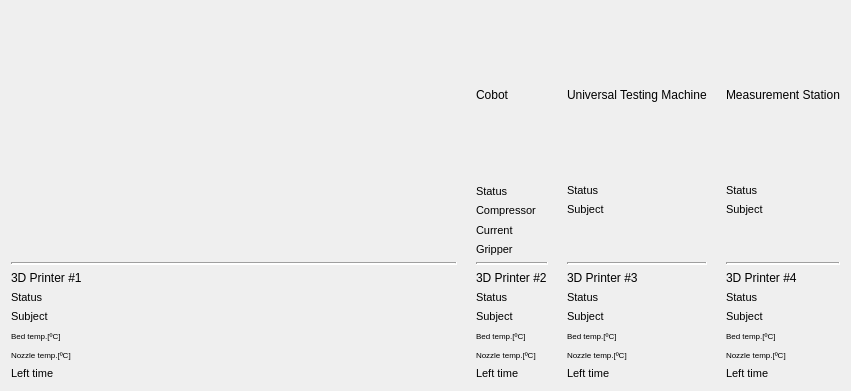
   <widget class="QWidget" name="gridLayoutWidget_4">
    <property name="geometry">
     <rect>
      <x>850</x>
      <y>1120</y>
      <width>851</width>
      <height>391</height>
     </rect>
    </property>
    <layout class="QGridLayout" name="gridLayout_5" rowstretch="1,0,0,0,0,0" columnstretch="8,0,0,0,0,0,0">
     <item row="2" column="1">
      <widget class="QLabel" name="label_3">
       <property name="text">
        <string/>
       </property>
      </widget>
     </item>
     <item row="3" column="2">
      <widget class="Line" name="line_4">
       <property name="lineWidth">
        <number>2</number>
       </property>
       <property name="orientation">
        <enum>Qt::Horizontal</enum>
       </property>
      </widget>
     </item>
     <item row="5" column="4">
      <layout class="QGridLayout" name="TDP3_grid">
       <item row="1" column="0">
        <widget class="QLabel" name="label_57">
         <property name="font">
          <font>
           <family>Arial</family>
           <pointsize>8</pointsize>
          </font>
         </property>
         <property name="text">
          <string>Subject</string>
         </property>
        </widget>
       </item>
       <item row="0" column="0">
        <widget class="QLabel" name="label_58">
         <property name="font">
          <font>
           <family>Arial</family>
           <pointsize>8</pointsize>
          </font>
         </property>
         <property name="text">
          <string>Status</string>
         </property>
        </widget>
       </item>
       <item row="0" column="1">
        <widget class="QLabel" name="TDP3_status1">
         <property name="font">
          <font>
           <family>Arial</family>
           <pointsize>8</pointsize>
          </font>
         </property>
         <property name="text">
          <string/>
         </property>
         <property name="alignment">
          <set>Qt::AlignCenter</set>
         </property>
         <property name="wordWrap">
          <bool>true</bool>
         </property>
        </widget>
       </item>
       <item row="2" column="1">
        <widget class="QLabel" name="TDP3_bed1">
         <property name="font">
          <font>
           <family>Arial</family>
           <pointsize>8</pointsize>
          </font>
         </property>
         <property name="text">
          <string/>
         </property>
         <property name="alignment">
          <set>Qt::AlignCenter</set>
         </property>
         <property name="wordWrap">
          <bool>true</bool>
         </property>
        </widget>
       </item>
       <item row="1" column="1">
        <widget class="QLabel" name="TDP3_SN1">
         <property name="font">
          <font>
           <family>Arial</family>
           <pointsize>8</pointsize>
          </font>
         </property>
         <property name="text">
          <string/>
         </property>
         <property name="alignment">
          <set>Qt::AlignCenter</set>
         </property>
         <property name="wordWrap">
          <bool>true</bool>
         </property>
        </widget>
       </item>
       <item row="2" column="0">
        <widget class="QLabel" name="label_62">
         <property name="font">
          <font>
           <family>Arial</family>
           <pointsize>6</pointsize>
          </font>
         </property>
         <property name="text">
          <string>Bed temp.[ºC]</string>
         </property>
        </widget>
       </item>
       <item row="4" column="1">
        <widget class="QLabel" name="TDP3_time1">
         <property name="font">
          <font>
           <family>Arial</family>
           <pointsize>8</pointsize>
          </font>
         </property>
         <property name="text">
          <string/>
         </property>
         <property name="alignment">
          <set>Qt::AlignCenter</set>
         </property>
         <property name="wordWrap">
          <bool>true</bool>
         </property>
        </widget>
       </item>
       <item row="3" column="1">
        <widget class="QLabel" name="TDP3_nozzle1">
         <property name="font">
          <font>
           <family>Arial</family>
           <pointsize>8</pointsize>
          </font>
         </property>
         <property name="text">
          <string/>
         </property>
         <property name="alignment">
          <set>Qt::AlignCenter</set>
         </property>
         <property name="wordWrap">
          <bool>true</bool>
         </property>
        </widget>
       </item>
       <item row="3" column="0">
        <widget class="QLabel" name="label_65">
         <property name="font">
          <font>
           <family>Arial</family>
           <pointsize>6</pointsize>
          </font>
         </property>
         <property name="text">
          <string>Nozzle temp.[ºC]</string>
         </property>
        </widget>
       </item>
       <item row="4" column="0">
        <widget class="QLabel" name="label_66">
         <property name="font">
          <font>
           <family>Arial</family>
           <pointsize>8</pointsize>
          </font>
         </property>
         <property name="text">
          <string>Left time</string>
         </property>
        </widget>
       </item>
      </layout>
     </item>
     <item row="2" column="2">
      <layout class="QGridLayout" name="Cobot_grid">
       <item row="2" column="0">
        <widget class="QLabel" name="label_37">
         <property name="font">
          <font>
           <family>Arial</family>
           <pointsize>8</pointsize>
          </font>
         </property>
         <property name="text">
          <string>Current</string>
         </property>
        </widget>
       </item>
       <item row="0" column="0">
        <widget class="QLabel" name="label_38">
         <property name="font">
          <font>
           <family>Arial</family>
           <pointsize>8</pointsize>
          </font>
         </property>
         <property name="text">
          <string>Status</string>
         </property>
        </widget>
       </item>
       <item row="2" column="1">
        <widget class="QLabel" name="Cobot_current1">
         <property name="font">
          <font>
           <family>Arial</family>
           <pointsize>8</pointsize>
          </font>
         </property>
         <property name="text">
          <string/>
         </property>
         <property name="alignment">
          <set>Qt::AlignCenter</set>
         </property>
         <property name="wordWrap">
          <bool>true</bool>
         </property>
        </widget>
       </item>
       <item row="0" column="1">
        <widget class="QLabel" name="Cobot_status1">
         <property name="font">
          <font>
           <family>Arial</family>
           <pointsize>8</pointsize>
          </font>
         </property>
         <property name="text">
          <string/>
         </property>
         <property name="alignment">
          <set>Qt::AlignCenter</set>
         </property>
         <property name="wordWrap">
          <bool>true</bool>
         </property>
        </widget>
       </item>
       <item row="1" column="1">
        <widget class="QLabel" name="Cobot_comp1">
         <property name="font">
          <font>
           <family>Arial</family>
           <pointsize>8</pointsize>
          </font>
         </property>
         <property name="text">
          <string/>
         </property>
         <property name="alignment">
          <set>Qt::AlignCenter</set>
         </property>
         <property name="wordWrap">
          <bool>true</bool>
         </property>
        </widget>
       </item>
       <item row="3" column="1">
        <widget class="QLabel" name="Cobot_gripper1">
         <property name="font">
          <font>
           <family>Arial</family>
           <pointsize>8</pointsize>
          </font>
         </property>
         <property name="text">
          <string/>
         </property>
         <property name="alignment">
          <set>Qt::AlignCenter</set>
         </property>
         <property name="wordWrap">
          <bool>true</bool>
         </property>
        </widget>
       </item>
       <item row="3" column="0">
        <widget class="QLabel" name="label_44">
         <property name="font">
          <font>
           <family>Arial</family>
           <pointsize>8</pointsize>
          </font>
         </property>
         <property name="text">
          <string>Gripper</string>
         </property>
        </widget>
       </item>
       <item row="1" column="0">
        <widget class="QLabel" name="label_40">
         <property name="font">
          <font>
           <family>Arial</family>
           <pointsize>8</pointsize>
          </font>
         </property>
         <property name="text">
          <string>Compressor</string>
         </property>
        </widget>
       </item>
      </layout>
     </item>
     <item row="3" column="0">
      <widget class="Line" name="line_3">
       <property name="lineWidth">
        <number>2</number>
       </property>
       <property name="orientation">
        <enum>Qt::Horizontal</enum>
       </property>
      </widget>
     </item>
     <item row="5" column="0">
      <layout class="QGridLayout" name="TDP1_grid">
       <item row="1" column="0">
        <widget class="QLabel" name="label_17">
         <property name="font">
          <font>
           <family>Arial</family>
           <pointsize>8</pointsize>
          </font>
         </property>
         <property name="text">
          <string>Subject</string>
         </property>
        </widget>
       </item>
       <item row="0" column="0">
        <widget class="QLabel" name="label_14">
         <property name="font">
          <font>
           <family>Arial</family>
           <pointsize>8</pointsize>
          </font>
         </property>
         <property name="text">
          <string>Status</string>
         </property>
        </widget>
       </item>
       <item row="0" column="1">
        <widget class="QLabel" name="TDP1_status1">
         <property name="font">
          <font>
           <family>Arial</family>
           <pointsize>8</pointsize>
          </font>
         </property>
         <property name="frameShape">
          <enum>QFrame::NoFrame</enum>
         </property>
         <property name="frameShadow">
          <enum>QFrame::Plain</enum>
         </property>
         <property name="text">
          <string/>
         </property>
         <property name="alignment">
          <set>Qt::AlignCenter</set>
         </property>
         <property name="wordWrap">
          <bool>true</bool>
         </property>
        </widget>
       </item>
       <item row="2" column="1">
        <widget class="QLabel" name="TDP1_bed1">
         <property name="font">
          <font>
           <family>Arial</family>
           <pointsize>8</pointsize>
          </font>
         </property>
         <property name="text">
          <string/>
         </property>
         <property name="alignment">
          <set>Qt::AlignCenter</set>
         </property>
         <property name="wordWrap">
          <bool>true</bool>
         </property>
        </widget>
       </item>
       <item row="1" column="1">
        <widget class="QLabel" name="TDP1_SN1">
         <property name="font">
          <font>
           <family>Arial</family>
           <pointsize>8</pointsize>
          </font>
         </property>
         <property name="frameShape">
          <enum>QFrame::NoFrame</enum>
         </property>
         <property name="text">
          <string/>
         </property>
         <property name="alignment">
          <set>Qt::AlignCenter</set>
         </property>
         <property name="wordWrap">
          <bool>true</bool>
         </property>
        </widget>
       </item>
       <item row="2" column="0">
        <widget class="QLabel" name="label_13">
         <property name="font">
          <font>
           <family>Arial</family>
           <pointsize>6</pointsize>
          </font>
         </property>
         <property name="text">
          <string>Bed temp.[ºC]</string>
         </property>
        </widget>
       </item>
       <item row="4" column="1">
        <widget class="QLabel" name="TDP1_time1">
         <property name="font">
          <font>
           <family>Arial</family>
           <pointsize>8</pointsize>
          </font>
         </property>
         <property name="text">
          <string/>
         </property>
         <property name="alignment">
          <set>Qt::AlignCenter</set>
         </property>
         <property name="wordWrap">
          <bool>true</bool>
         </property>
        </widget>
       </item>
       <item row="3" column="1">
        <widget class="QLabel" name="TDP1_nozzle1">
         <property name="font">
          <font>
           <family>Arial</family>
           <pointsize>8</pointsize>
          </font>
         </property>
         <property name="text">
          <string/>
         </property>
         <property name="alignment">
          <set>Qt::AlignCenter</set>
         </property>
         <property name="wordWrap">
          <bool>true</bool>
         </property>
        </widget>
       </item>
       <item row="3" column="0">
        <widget class="QLabel" name="label_53">
         <property name="font">
          <font>
           <family>Arial</family>
           <pointsize>6</pointsize>
          </font>
         </property>
         <property name="text">
          <string>Nozzle temp.[ºC]</string>
         </property>
        </widget>
       </item>
       <item row="4" column="0">
        <widget class="QLabel" name="label_54">
         <property name="font">
          <font>
           <family>Arial</family>
           <pointsize>8</pointsize>
          </font>
         </property>
         <property name="text">
          <string>Left time</string>
         </property>
        </widget>
       </item>
      </layout>
     </item>
     <item row="4" column="0">
      <widget class="QLabel" name="label_29">
       <property name="sizePolicy">
        <sizepolicy hsizetype="Preferred" vsizetype="Fixed">
         <horstretch>0</horstretch>
         <verstretch>0</verstretch>
        </sizepolicy>
       </property>
       <property name="text">
        <string>3D Printer #1</string>
       </property>
      </widget>
     </item>
     <item row="2" column="0">
      <layout class="QGridLayout" name="AMR_grid">
       <item row="0" column="1">
        <widget class="QLabel" name="label_9">
         <property name="text">
          <string/>
         </property>
         <property name="alignment">
          <set>Qt::AlignCenter</set>
         </property>
        </widget>
       </item>
       <item row="0" column="0">
        <widget class="QLabel" name="label_8">
         <property name="text">
          <string/>
         </property>
        </widget>
       </item>
      </layout>
     </item>
     <item row="0" column="2">
      <widget class="QLabel" name="label_23">
       <property name="text">
        <string>Cobot</string>
       </property>
      </widget>
     </item>
     <item row="0" column="4">
      <widget class="QLabel" name="label_34">
       <property name="text">
        <string>Universal Testing Machine</string>
       </property>
       <property name="wordWrap">
        <bool>true</bool>
       </property>
      </widget>
     </item>
     <item row="4" column="6">
      <widget class="QLabel" name="label_25">
       <property name="text">
        <string>3D Printer #4</string>
       </property>
      </widget>
     </item>
     <item row="2" column="4">
      <layout class="QGridLayout" name="Instron_grid">
       <item row="1" column="0">
        <widget class="QLabel" name="label_99">
         <property name="font">
          <font>
           <family>Arial</family>
           <pointsize>8</pointsize>
          </font>
         </property>
         <property name="text">
          <string>Subject</string>
         </property>
        </widget>
       </item>
       <item row="2" column="1">
        <widget class="QLabel" name="label_98">
         <property name="text">
          <string/>
         </property>
         <property name="alignment">
          <set>Qt::AlignCenter</set>
         </property>
        </widget>
       </item>
       <item row="3" column="1">
        <widget class="QLabel" name="label_102">
         <property name="text">
          <string/>
         </property>
         <property name="alignment">
          <set>Qt::AlignCenter</set>
         </property>
        </widget>
       </item>
       <item row="3" column="0">
        <widget class="QLabel" name="label_103">
         <property name="text">
          <string/>
         </property>
        </widget>
       </item>
       <item row="1" column="1">
        <widget class="QLabel" name="Instron_SN1">
         <property name="font">
          <font>
           <family>Arial</family>
           <pointsize>8</pointsize>
          </font>
         </property>
         <property name="text">
          <string/>
         </property>
         <property name="alignment">
          <set>Qt::AlignCenter</set>
         </property>
         <property name="wordWrap">
          <bool>true</bool>
         </property>
        </widget>
       </item>
       <item row="0" column="1">
        <widget class="QLabel" name="Instron_status1">
         <property name="font">
          <font>
           <family>Arial</family>
           <pointsize>8</pointsize>
          </font>
         </property>
         <property name="text">
          <string/>
         </property>
         <property name="alignment">
          <set>Qt::AlignCenter</set>
         </property>
         <property name="wordWrap">
          <bool>true</bool>
         </property>
        </widget>
       </item>
       <item row="0" column="0">
        <widget class="QLabel" name="label_97">
         <property name="font">
          <font>
           <family>Arial</family>
           <pointsize>8</pointsize>
          </font>
         </property>
         <property name="text">
          <string>Status</string>
         </property>
        </widget>
       </item>
       <item row="2" column="0">
        <widget class="QLabel" name="label_96">
         <property name="text">
          <string/>
         </property>
        </widget>
       </item>
      </layout>
     </item>
     <item row="4" column="4">
      <widget class="QLabel" name="label_27">
       <property name="text">
        <string>3D Printer #3</string>
       </property>
      </widget>
     </item>
     <item row="4" column="2">
      <widget class="QLabel" name="label_28">
       <property name="text">
        <string>3D Printer #2</string>
       </property>
      </widget>
     </item>
     <item row="5" column="2">
      <layout class="QGridLayout" name="TDP2_grid">
       <item row="1" column="0">
        <widget class="QLabel" name="label_45">
         <property name="font">
          <font>
           <family>Arial</family>
           <pointsize>8</pointsize>
          </font>
         </property>
         <property name="text">
          <string>Subject</string>
         </property>
        </widget>
       </item>
       <item row="0" column="0">
        <widget class="QLabel" name="label_46">
         <property name="font">
          <font>
           <family>Arial</family>
           <pointsize>8</pointsize>
          </font>
         </property>
         <property name="text">
          <string>Status</string>
         </property>
        </widget>
       </item>
       <item row="0" column="1">
        <widget class="QLabel" name="TDP2_status1">
         <property name="font">
          <font>
           <family>Arial</family>
           <pointsize>8</pointsize>
          </font>
         </property>
         <property name="text">
          <string/>
         </property>
         <property name="alignment">
          <set>Qt::AlignCenter</set>
         </property>
         <property name="wordWrap">
          <bool>true</bool>
         </property>
        </widget>
       </item>
       <item row="2" column="1">
        <widget class="QLabel" name="TDP2_bed1">
         <property name="font">
          <font>
           <family>Arial</family>
           <pointsize>8</pointsize>
          </font>
         </property>
         <property name="text">
          <string/>
         </property>
         <property name="alignment">
          <set>Qt::AlignCenter</set>
         </property>
         <property name="wordWrap">
          <bool>true</bool>
         </property>
        </widget>
       </item>
       <item row="1" column="1">
        <widget class="QLabel" name="TDP2_SN1">
         <property name="font">
          <font>
           <family>Arial</family>
           <pointsize>8</pointsize>
          </font>
         </property>
         <property name="text">
          <string/>
         </property>
         <property name="alignment">
          <set>Qt::AlignCenter</set>
         </property>
         <property name="wordWrap">
          <bool>true</bool>
         </property>
        </widget>
       </item>
       <item row="2" column="0">
        <widget class="QLabel" name="label_50">
         <property name="font">
          <font>
           <family>Arial</family>
           <pointsize>6</pointsize>
          </font>
         </property>
         <property name="text">
          <string>Bed temp.[ºC]</string>
         </property>
        </widget>
       </item>
       <item row="4" column="1">
        <widget class="QLabel" name="TDP2_time1">
         <property name="font">
          <font>
           <family>Arial</family>
           <pointsize>8</pointsize>
          </font>
         </property>
         <property name="text">
          <string/>
         </property>
         <property name="alignment">
          <set>Qt::AlignCenter</set>
         </property>
         <property name="wordWrap">
          <bool>true</bool>
         </property>
        </widget>
       </item>
       <item row="3" column="1">
        <widget class="QLabel" name="TDP2_nozzle1">
         <property name="font">
          <font>
           <family>Arial</family>
           <pointsize>8</pointsize>
          </font>
         </property>
         <property name="text">
          <string/>
         </property>
         <property name="alignment">
          <set>Qt::AlignCenter</set>
         </property>
         <property name="wordWrap">
          <bool>true</bool>
         </property>
        </widget>
       </item>
       <item row="3" column="0">
        <widget class="QLabel" name="label_55">
         <property name="font">
          <font>
           <family>Arial</family>
           <pointsize>6</pointsize>
          </font>
         </property>
         <property name="text">
          <string>Nozzle temp.[ºC]</string>
         </property>
        </widget>
       </item>
       <item row="4" column="0">
        <widget class="QLabel" name="label_56">
         <property name="font">
          <font>
           <family>Arial</family>
           <pointsize>8</pointsize>
          </font>
         </property>
         <property name="text">
          <string>Left time</string>
         </property>
        </widget>
       </item>
      </layout>
     </item>
     <item row="2" column="6">
      <layout class="QGridLayout" name="OMM_grid">
       <item row="2" column="0">
        <widget class="QLabel" name="label_171">
         <property name="text">
          <string/>
         </property>
        </widget>
       </item>
       <item row="0" column="0">
        <widget class="QLabel" name="label_172">
         <property name="font">
          <font>
           <family>Arial</family>
           <pointsize>8</pointsize>
          </font>
         </property>
         <property name="text">
          <string>Status</string>
         </property>
        </widget>
       </item>
       <item row="2" column="1">
        <widget class="QLabel" name="label_173">
         <property name="text">
          <string/>
         </property>
         <property name="alignment">
          <set>Qt::AlignCenter</set>
         </property>
        </widget>
       </item>
       <item row="1" column="0">
        <widget class="QLabel" name="label_174">
         <property name="font">
          <font>
           <family>Arial</family>
           <pointsize>8</pointsize>
          </font>
         </property>
         <property name="text">
          <string>Subject</string>
         </property>
        </widget>
       </item>
       <item row="0" column="1">
        <widget class="QLabel" name="OMM_status1">
         <property name="font">
          <font>
           <family>Arial</family>
           <pointsize>8</pointsize>
          </font>
         </property>
         <property name="text">
          <string/>
         </property>
         <property name="alignment">
          <set>Qt::AlignCenter</set>
         </property>
         <property name="wordWrap">
          <bool>true</bool>
         </property>
        </widget>
       </item>
       <item row="1" column="1">
        <widget class="QLabel" name="OMM_SN1">
         <property name="font">
          <font>
           <family>Arial</family>
           <pointsize>8</pointsize>
          </font>
         </property>
         <property name="text">
          <string/>
         </property>
         <property name="alignment">
          <set>Qt::AlignCenter</set>
         </property>
         <property name="wordWrap">
          <bool>true</bool>
         </property>
        </widget>
       </item>
       <item row="3" column="1">
        <widget class="QLabel" name="label_177">
         <property name="text">
          <string/>
         </property>
         <property name="alignment">
          <set>Qt::AlignCenter</set>
         </property>
        </widget>
       </item>
       <item row="3" column="0">
        <widget class="QLabel" name="label_178">
         <property name="text">
          <string/>
         </property>
        </widget>
       </item>
      </layout>
     </item>
     <item row="3" column="6">
      <widget class="Line" name="line_6">
       <property name="lineWidth">
        <number>2</number>
       </property>
       <property name="orientation">
        <enum>Qt::Horizontal</enum>
       </property>
      </widget>
     </item>
     <item row="3" column="4">
      <widget class="Line" name="line_5">
       <property name="lineWidth">
        <number>2</number>
       </property>
       <property name="orientation">
        <enum>Qt::Horizontal</enum>
       </property>
      </widget>
     </item>
     <item row="2" column="3">
      <widget class="QLabel" name="label_5">
       <property name="text">
        <string/>
       </property>
      </widget>
     </item>
     <item row="2" column="5">
      <widget class="QLabel" name="label_7">
       <property name="text">
        <string/>
       </property>
      </widget>
     </item>
     <item row="5" column="6">
      <layout class="QGridLayout" name="TDP4_grid">
       <item row="1" column="0">
        <widget class="QLabel" name="label_67">
         <property name="font">
          <font>
           <family>Arial</family>
           <pointsize>8</pointsize>
          </font>
         </property>
         <property name="text">
          <string>Subject</string>
         </property>
        </widget>
       </item>
       <item row="0" column="0">
        <widget class="QLabel" name="label_68">
         <property name="font">
          <font>
           <family>Arial</family>
           <pointsize>8</pointsize>
          </font>
         </property>
         <property name="text">
          <string>Status</string>
         </property>
        </widget>
       </item>
       <item row="0" column="1">
        <widget class="QLabel" name="TDP4_status1">
         <property name="font">
          <font>
           <family>Arial</family>
           <pointsize>8</pointsize>
          </font>
         </property>
         <property name="text">
          <string/>
         </property>
         <property name="alignment">
          <set>Qt::AlignCenter</set>
         </property>
         <property name="wordWrap">
          <bool>true</bool>
         </property>
        </widget>
       </item>
       <item row="2" column="1">
        <widget class="QLabel" name="TDP4_bed1">
         <property name="font">
          <font>
           <family>Arial</family>
           <pointsize>8</pointsize>
          </font>
         </property>
         <property name="text">
          <string/>
         </property>
         <property name="alignment">
          <set>Qt::AlignCenter</set>
         </property>
         <property name="wordWrap">
          <bool>true</bool>
         </property>
        </widget>
       </item>
       <item row="1" column="1">
        <widget class="QLabel" name="TDP4_SN1">
         <property name="font">
          <font>
           <family>Arial</family>
           <pointsize>8</pointsize>
          </font>
         </property>
         <property name="text">
          <string/>
         </property>
         <property name="alignment">
          <set>Qt::AlignCenter</set>
         </property>
         <property name="wordWrap">
          <bool>true</bool>
         </property>
        </widget>
       </item>
       <item row="2" column="0">
        <widget class="QLabel" name="label_72">
         <property name="font">
          <font>
           <family>Arial</family>
           <pointsize>6</pointsize>
          </font>
         </property>
         <property name="text">
          <string>Bed temp.[ºC]</string>
         </property>
        </widget>
       </item>
       <item row="4" column="1">
        <widget class="QLabel" name="TDP4_time1">
         <property name="font">
          <font>
           <family>Arial</family>
           <pointsize>8</pointsize>
          </font>
         </property>
         <property name="text">
          <string/>
         </property>
         <property name="alignment">
          <set>Qt::AlignCenter</set>
         </property>
         <property name="wordWrap">
          <bool>true</bool>
         </property>
        </widget>
       </item>
       <item row="3" column="1">
        <widget class="QLabel" name="TDP4_nozzle1">
         <property name="font">
          <font>
           <family>Arial</family>
           <pointsize>8</pointsize>
          </font>
         </property>
         <property name="text">
          <string/>
         </property>
         <property name="alignment">
          <set>Qt::AlignCenter</set>
         </property>
         <property name="wordWrap">
          <bool>true</bool>
         </property>
        </widget>
       </item>
       <item row="3" column="0">
        <widget class="QLabel" name="label_75">
         <property name="font">
          <font>
           <family>Arial</family>
           <pointsize>6</pointsize>
          </font>
         </property>
         <property name="text">
          <string>Nozzle temp.[ºC]</string>
         </property>
        </widget>
       </item>
       <item row="4" column="0">
        <widget class="QLabel" name="label_76">
         <property name="font">
          <font>
           <family>Arial</family>
           <pointsize>8</pointsize>
          </font>
         </property>
         <property name="text">
          <string>Left time</string>
         </property>
        </widget>
       </item>
      </layout>
     </item>
     <item row="0" column="6">
      <widget class="QLabel" name="label_24">
       <property name="text">
        <string>Measurement Station</string>
       </property>
       <property name="wordWrap">
        <bool>false</bool>
       </property>
      </widget>
     </item>
    </layout>
   </widget>
